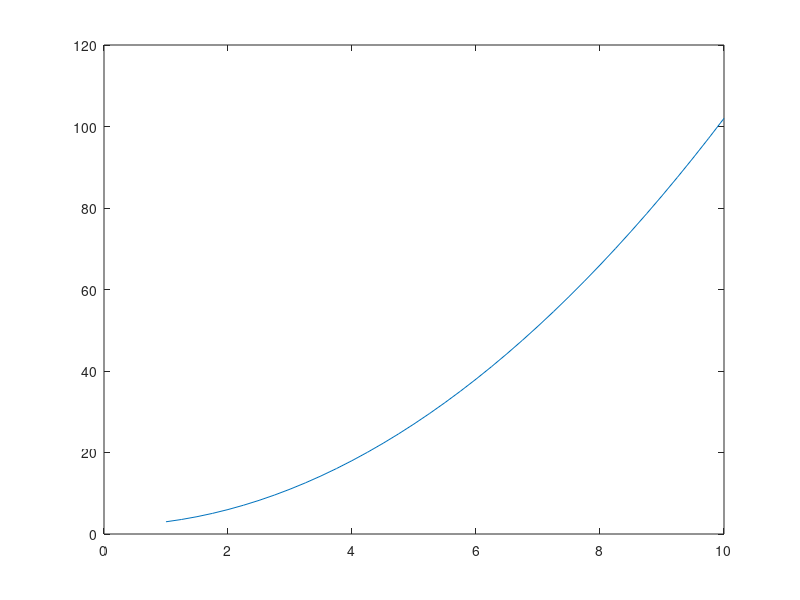

Reproduce this figure in MATLAB. (Note: this script raises an error after producing the figure.)
clc
clear all
a=3% Asigno un valor a a
b=1:100% vector de 1 a 100, como no aclaro paso, paso=1
c=1:0.5:10% vector de 1 a 10 con paso 0.5
vector=[1 2 3 4]% como crear un vector 1x4
G=vector(3)% busca la posicion 3 del vector, subindice arranca en 1, no en 0
H=vector'% crea la matriz traspuesta
matriz=[1 2 3; 4 5 6; 7 8 9]% crea una matriz
t=1:0.25:10;
y=t.*t+2%PONER EL PUNTO PARA QUE ME DEJE EJECUTAR
plot(t,y)%me muestra la funcion
a=1/6
format long % muestra formato muchos decimales
format rad % muestra formato fraccion
help plot % muestra ayuda de funciones, ej: plot
doc plot % lo mismo que help pero mejor y mas lindo

